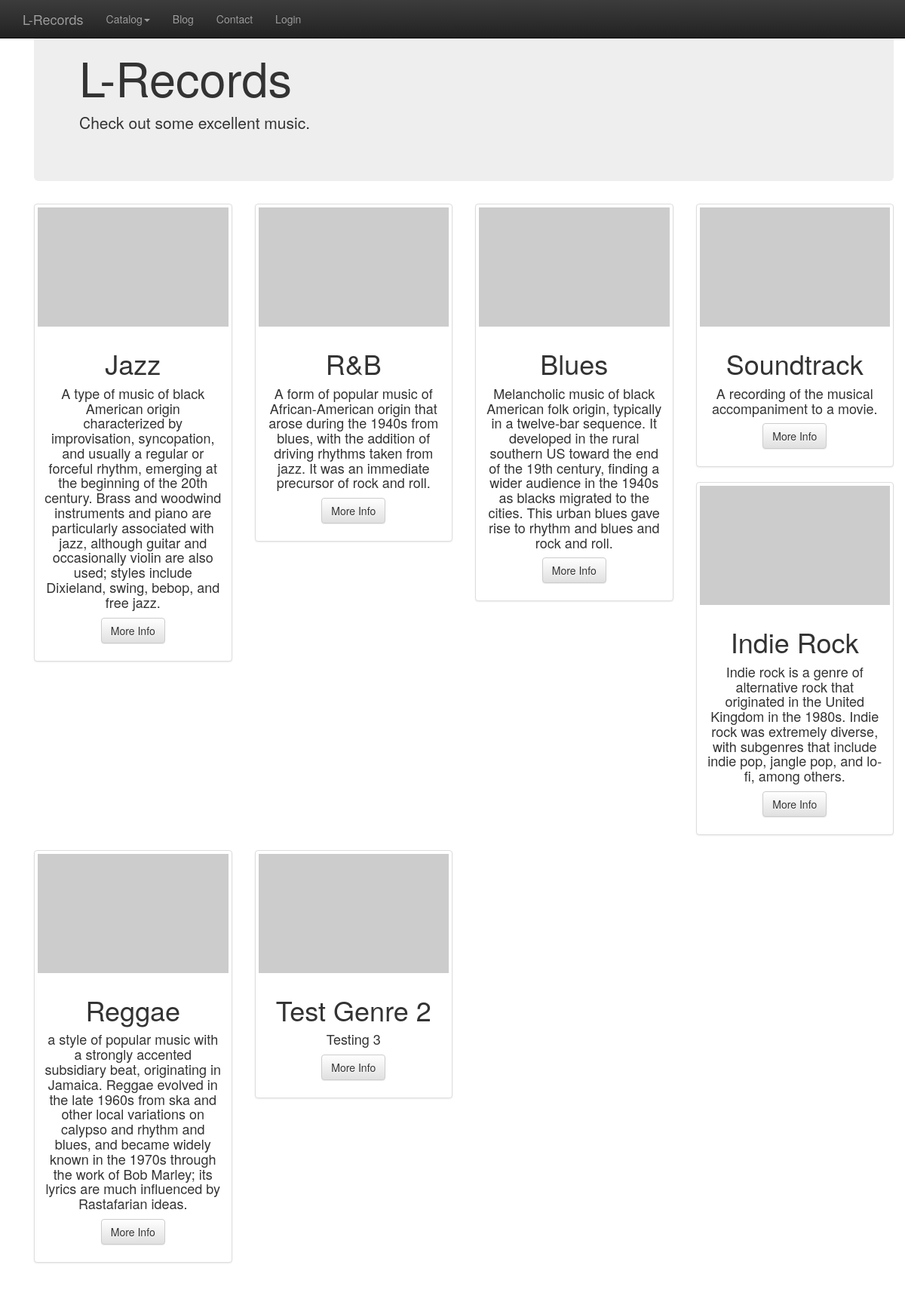
Page /genres on the earlier database version.
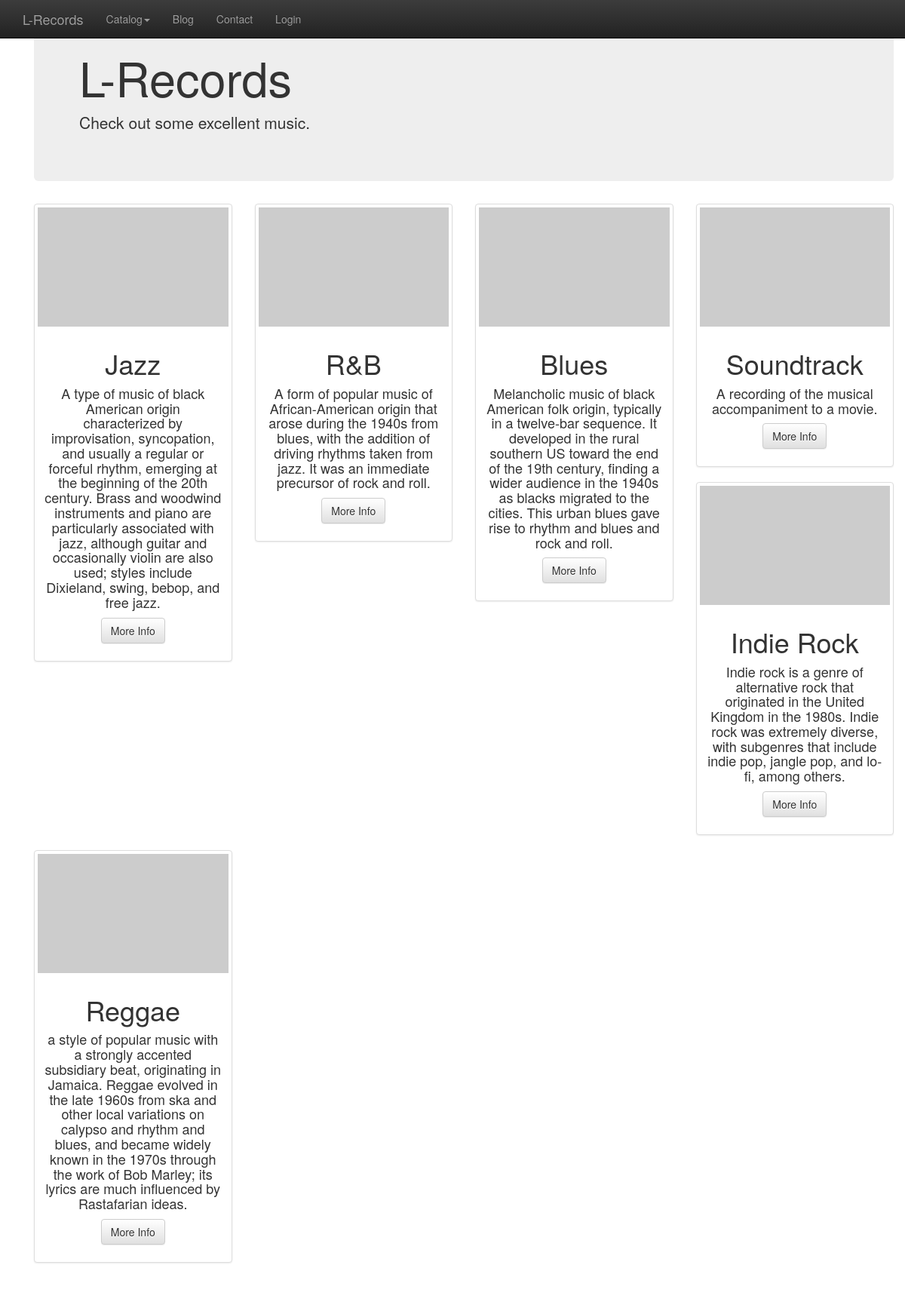
Same page on the later database version.
### app/records/record_model.py (models this page shows, shortened)
class Base(db.Model):
	__abstract__ = True
	id = db.Column(db.Integer, primary_key=True)
	date_created  = db.Column(db.DateTime, default=db.func.current_timestamp())
	date_modified = db.Column(db.DateTime, default=db.func.current_timestamp(), onupdate=db.func.current_timestamp())

class Genre(Base):
	__tablename__ = 'genre'
	id = db.Column(db.Integer, primary_key=True)
	genre_name = db.Column(db.String(250), nullable=False)
	description = db.Column(db.String, nullable=True)

### app/records/record_controllers.py (the view)
@recordBase.route('/genres', methods=['GET', 'POST'])
def showGenres():
    genres = db.session.query(Genre).all()
    if 'username' not in login_session:
        return render_template("genres/genres.html", genres = genres, loggedIn = False)
    else:
        return render_template("genres/genres.html", genres = genres, loggedIn = True)

### app/templates/genres/genres.html
{% extends "main.html" %} {% block content %} {% include "header.html" %}
<div class="row text-center">
    {% for genre in genres %}
    <div class="col-md-3 col-sm-6 hero-feature">
        <div class="thumbnail">
            <img src="http://placehold.it/800x500" alt="">
            <div class="caption">
                <h1>{{ genre.genre_name }}</h1>
                <h4>{{ genre.description }}</h4>
                <p>
                    <a href="/genres/{{ genre.id }}" class="btn btn-default">More Info</a>
                </p>
            </div>
        </div>
        {% if loop.index is divisibleby 3 %}
        <br>
        <br> {% endif %}
    </div>
    {% endfor %}
</div>
{% endblock %}

Differences in the rows shown:
removed Genre: genre_name "Test Genre 2", description "Testing 3"
